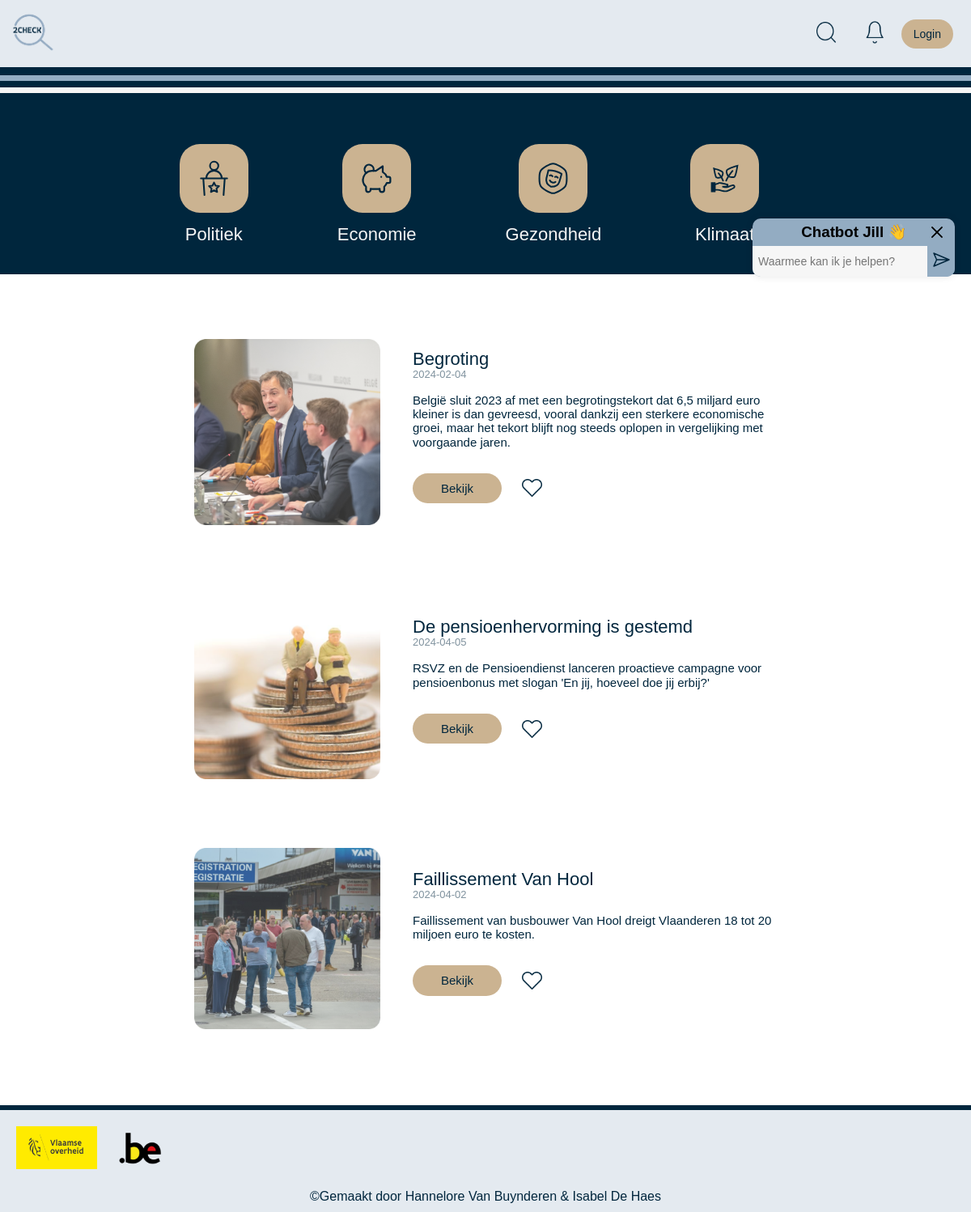
The page /economie.php on the database as committed earlier.
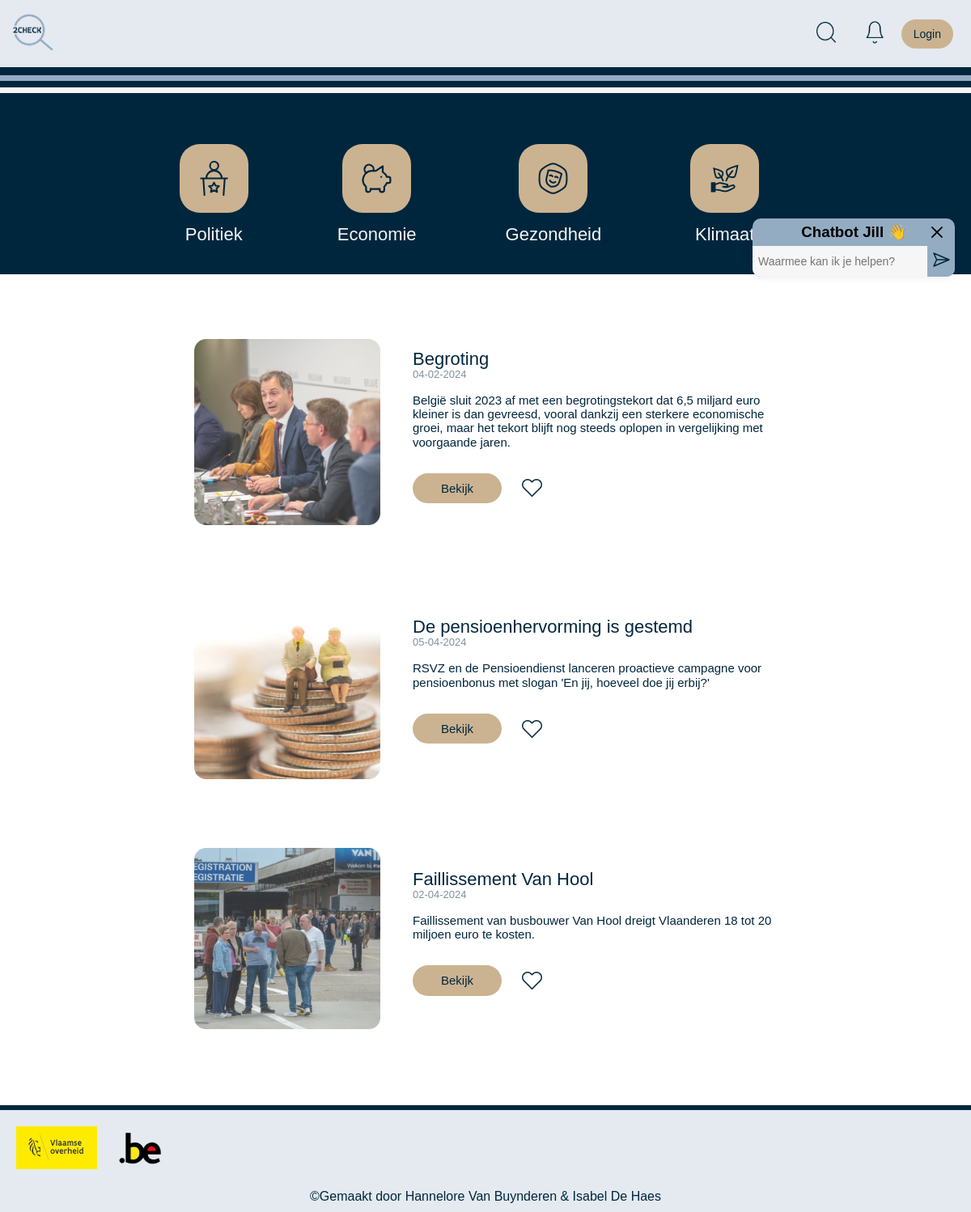
The same page on the database as committed later.
### tables this page shows
CREATE TABLE `artikel` (
  `id` int(11) NOT NULL,
  `naam` varchar(300) NOT NULL,
  `inhoud` varchar(600) NOT NULL,
  `datum` varchar(10) DEFAULT NULL,
  `foto` varchar(300) DEFAULT NULL,
  `favoriet` tinyint(1) DEFAULT '0',
  `thema` varchar(300) NOT NULL,
  `link` varchar(300) NOT NULL
);

### classes/Artikel.php (called while the page is built, shortened)
<?php
class Artikel {
    private string $thema;
    public function setThema($thema) {
        $this->thema = $thema;
    }
    public function searchByThema() {
        $conn = Db::getConnection();
        $query = "SELECT * FROM artikel WHERE thema = :thema";
        $params = ['thema' => $this->thema];
        $statement = $conn->prepare($query);
        $statement->execute($params);
        $results = $statement->fetchAll(PDO::FETCH_ASSOC);
        return $results;
    }
}
?>

### economie.php (the view, shortened to what this page needs)
<!DOCTYPE html>
<html lang="en">
<head>
    <link rel="stylesheet" href="styles/normalize.css">
    <link rel="stylesheet" href="styles/style.css">
    <link rel="stylesheet" href="styles/general.css">
    <link rel="stylesheet" href="styles/header.css">
    <link rel="stylesheet" href="styles/detailpagina2.css">
    <link rel="stylesheet" href="styles/profiel.css">
</head>
<body>
    <?php include_once("nav.inc.php") ?>
    <?php include_once("header.inc.php") ?>
    <div class="artikels">
        <?php
        include_once("classes/Artikel.php");
        $artikel = new Artikel();
        $artikel->setThema("economie");
        $economie_artikelen = $artikel->searchByThema();
        foreach ($economie_artikelen as $artikel) :
            $naam = $artikel['naam'];
            $inhoud = $artikel['inhoud'];
            $datum = $artikel['datum'];
            $fotoBestandsnaam = $artikel['foto'];
            $link = $artikel['link'];
        ?>
            <div class="artikel_div">
                <div class="image" style="position: relative;">
                    <img class="artikel_foto" src="images\artikel_foto\<?= $fotoBestandsnaam ?>" alt="Afbeelding">
                </div>
                <div class="article-content">
                    <div class="title">
                        <h2><?= $naam ?></h2>
                        <p><?= $datum ?></p>
                    </div>
                    <div class="text">
                        <p><?= $inhoud ?></p>
                    </div>
                    <div class="bekijk">
                        <a href="<?= $link ?>">Bekijk</a>
                        <img class="heart-icon" src="images/unlikeheart.png" alt="unlike" onclick="toggleLike()">
                    </div>
                </div>
            </div>
        <?php endforeach; ?>
    </div>
    <?php include_once("footer.inc.php") ?>
</body>
</html>

Rows that differ between the two databases and show on the page:
changed artikel "Begroting": datum "2024-02-04" → "04-02-2024"
changed artikel "De pensioenhervorming is gestemd": datum "2024-04-05" → "05-04-2024"
changed artikel "Faillissement Van Hool": datum "2024-04-02" → "02-04-2024"
